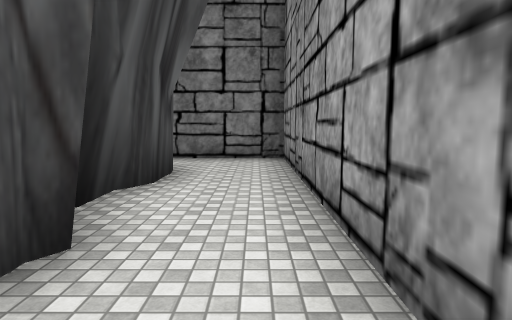
View 1 (above)

18 first-person views from a walk through a 3-D level made in the Unity game engine. The camera is 1.5 m above the floor, tilts 6° down and sees 75° across. The floor is counted in squares, 2 m on a side. Each view is taken from the middle of a square. On the plan, view 1 faces up. The plan holds only what a view shows up to about 11 squares ahead; the rest is blank. The place goes on beyond the plan. The player character is not drawn. Some animated figures are left out. Some surface patterns are stand-ins.

View 2
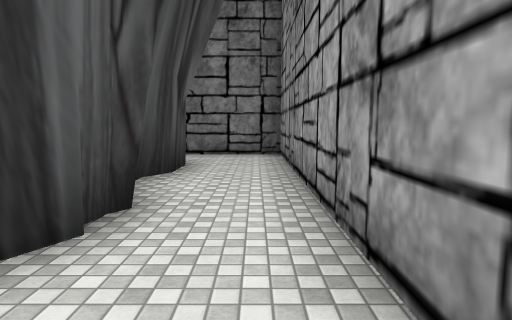

View 3
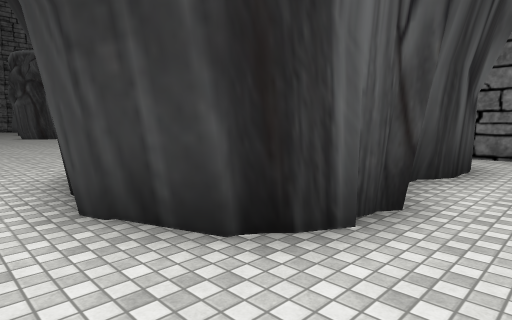

View 4
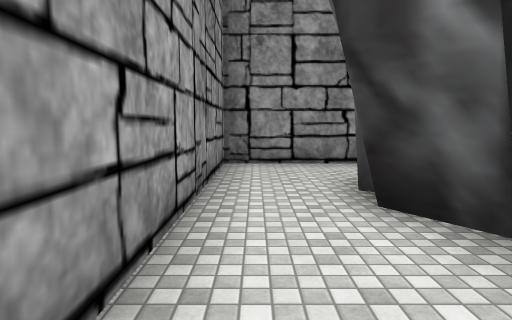

View 5
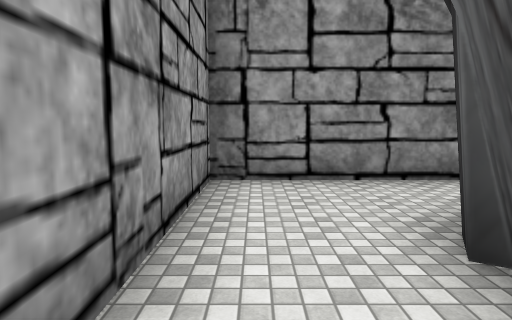

View 6
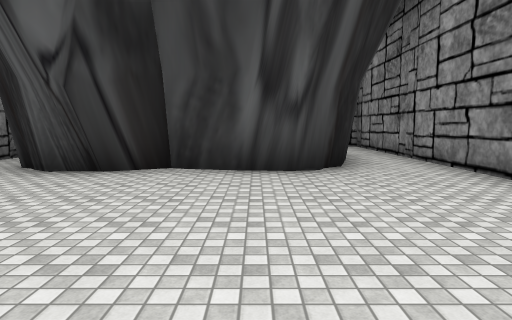

View 7
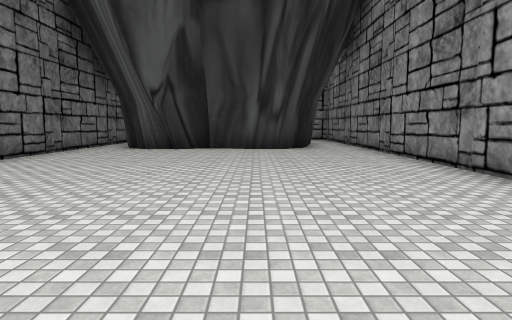

View 8
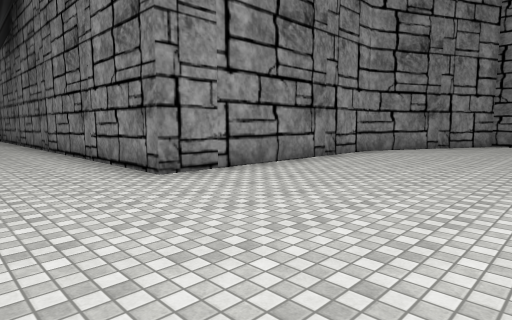

View 9
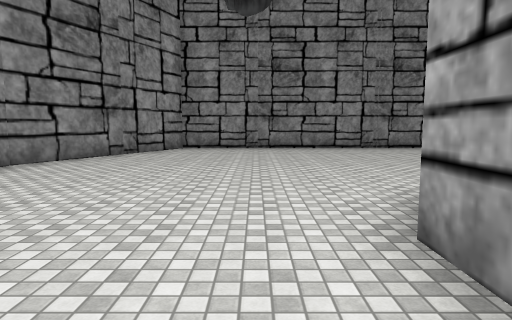

View 10
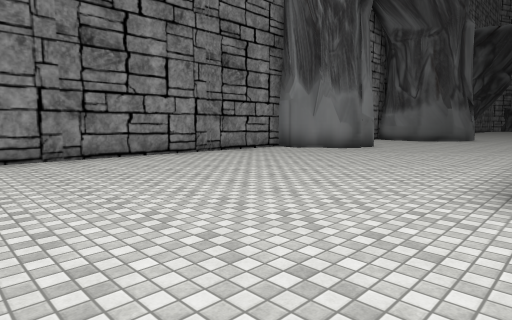

View 11
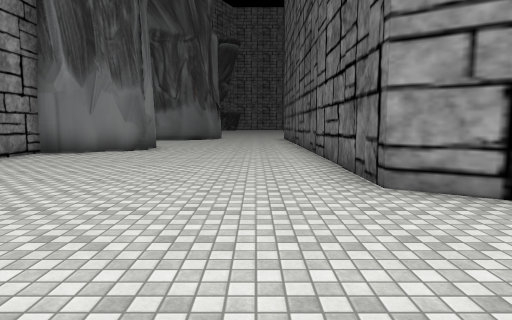

View 12
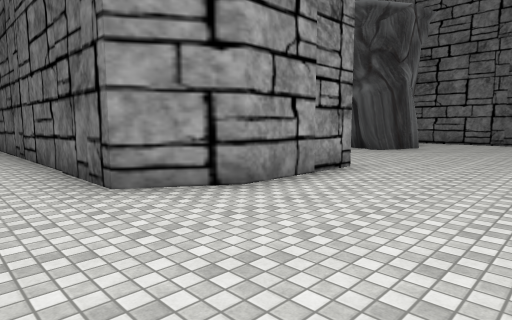

View 13
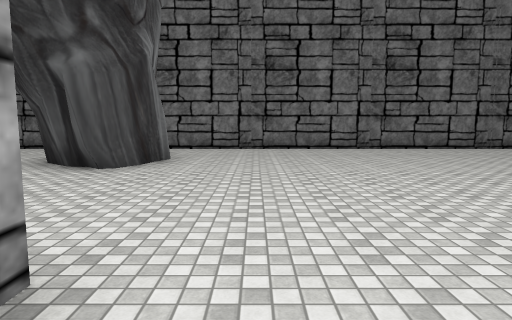

View 14
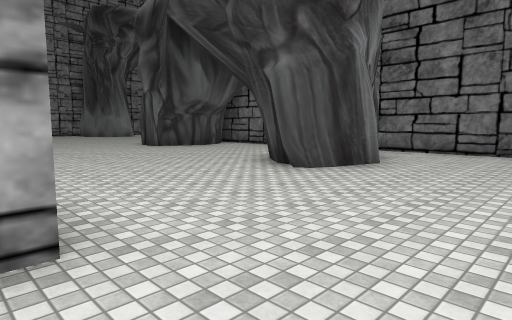

View 15
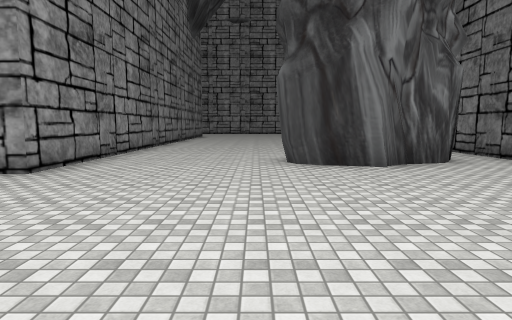

View 16
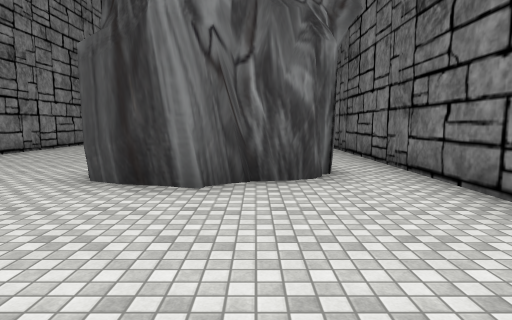

View 17
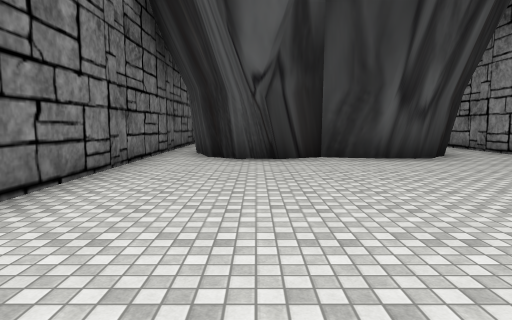

View 18
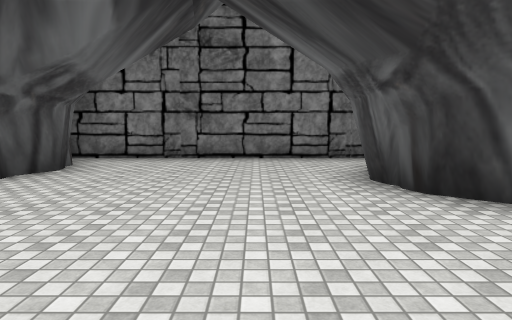

### Floor plan
Points are (right, up) in squares from view 1. A wall is a line through its corners. A room is listed if a view was taken in it or the views show most of it. See-through windows are left out.
Room 1 (views 1, 2, 3)
walls: (-1.1, 1.2) (-1.6, 0.4) (-3.2, -0.2); (-1.1, 1.6) (-1.2, 1.1); (-2.4, -1.5) (0.6, -1.5) (0.6, 2.5)
ways out: opening at (0, 3) to room 2; opening at (-3, -1) to room 3
Room 2 (views 4, 5)
walls: (-1.4, 5.6) (-1.3, 5.1) (-1.3, 4.3) (-1.6, 3.7) (-1.6, 2.8) (-1, 1.8); (0.6, 2.5) (0.6, 7.5) (-1.4, 7.5)
ways out: opening at (0, 3) to room 1; opening at (-2, 7) to room 3
Room 3 (views 6, 7, 8, 9, 10, 11, 12, 13, 14, 15, 16, 17, 18)
walls: (-21, 2.4) (-21.4, 2.7); (-20.2, 3.3) (-20.5, 2.7) (-20.9, 2.5) (-21.3, 3); (-20.2, 3.6) (-20.3, 3.1); (-21.4, 2.8) (-22.2, 3.4) (-22.4, 4); (-22.4, 3.9) (-22.6, 4.5); (-20.5, 5.5) (-20.4, 4.8) (-19.9, 4.2) (-20.3, 3.2); (-21.4, 6.3) (-20.7, 6.1) (-20.1, 4.6); (-27.1, -1.5) (-19.1, -1.5) (-19.1, -4.1) (-19.9, -5.5) (-27.5, -5.5); (-5.7, 1.4) (-5.6, 2.3); (-5.5, 0.8) (-5.7, 1.6) (-5.3, 3.5) (-5.9, 4.7) (-5.7, 5.5) (-5.3, 6.1) (-3.8, 6.7); (-25.6, -10.6) (-25.3, -11.5); (-25.6, -10.7) (-25.4, -11) (-25.4, -11.4) (-24.8, -11.8) (-24.9, -12.7) (-15.6, -12.7) (-13.4, -8.1) (-13.4, -1.5) (-2.4, -1.5); (-26.2, -10.2) (-25.4, -10.8); (-4, 0) (-5.1, 0.4) (-5.6, 1.1); (-1.4, 7.5) (-27.5, 7.5)
ways out: opening at (-3, -1) to room 1; opening at (-2, 7) to room 2

Positions as (right, up) in squares from view 1, and headings:
1: (0, 0), facing up
2: (0, -1), facing up
3: (0, -1), facing up-left
4: (0, 5), facing down
5: (0, 3), facing down
6: (-11, 2), facing right
7: (-16, 2), facing right
8: (-18, 1), facing down-right
9: (-18, -2), facing down
10: (-16, -5), facing down-left
11: (-16, -7), facing left
12: (-16, -7), facing up-left
13: (-18, -3), facing up
14: (-17, -2), facing up-left
15: (-14, 2), facing left
16: (-16, 5), facing left
17: (-13, 5), facing right
18: (-24, 0), facing up
